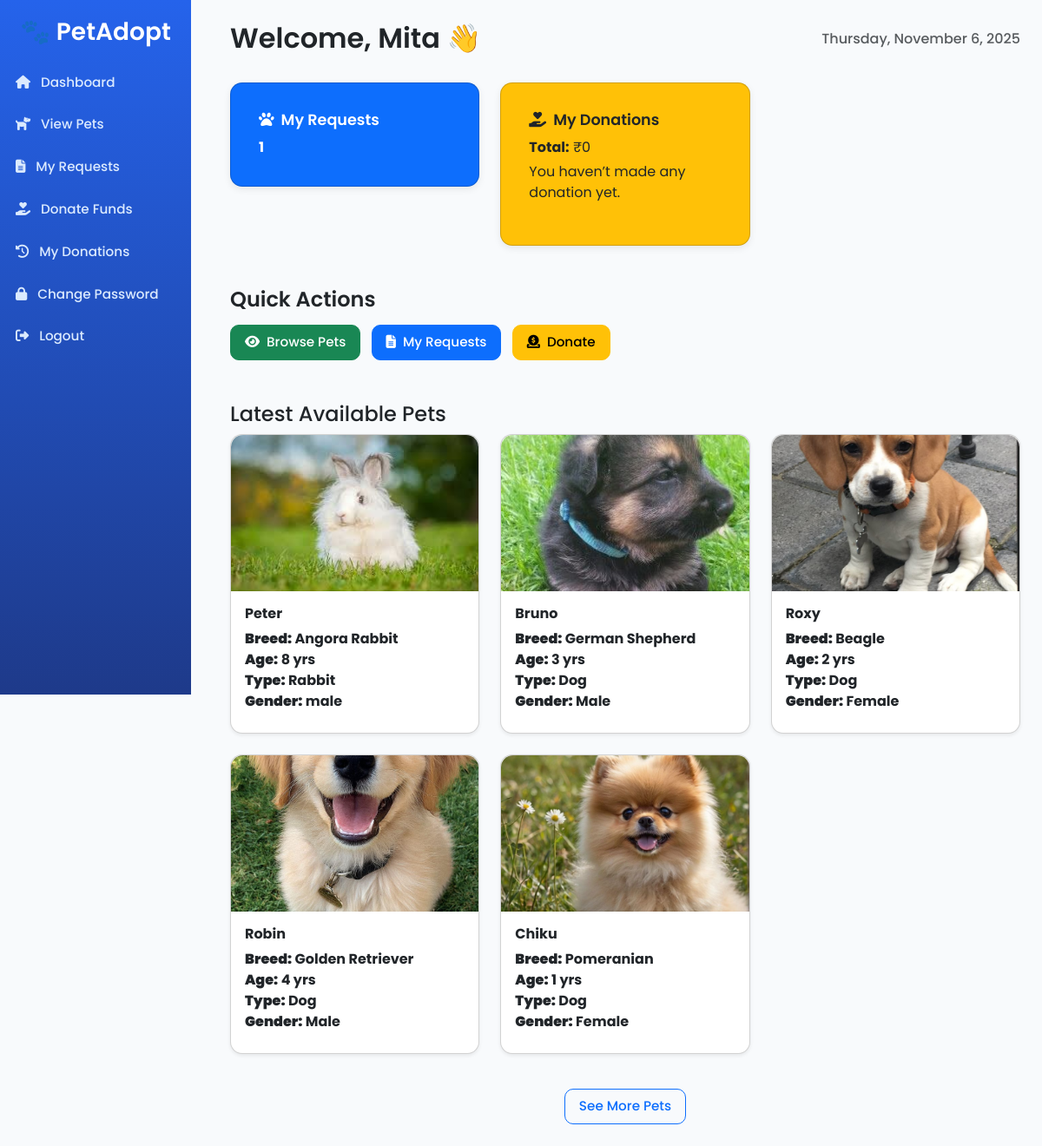
/dashboard.php (signed in), run on the app's committed database.
### tables this page shows
CREATE TABLE `pets` (
  `pet_id` int(11) NOT NULL,
  `name` varchar(100) NOT NULL,
  `type` varchar(50) DEFAULT NULL,
  `breed` varchar(100) DEFAULT NULL,
  `age` int(11) DEFAULT NULL,
  `gender` varchar(10) DEFAULT NULL,
  `price` decimal(10,2) DEFAULT 0.00,
  `description` text DEFAULT NULL,
  `image` varchar(255) DEFAULT NULL,
  `status` varchar(20) DEFAULT 'available',
  `added_on` timestamp NOT NULL DEFAULT current_timestamp()
);

### dashboard.php (the view, shortened to what this page needs)
<?php
include 'includes/config.php';
$user_id = $_SESSION['user_id'];
$name = $_SESSION['name'];
$reqQuery = $conn->query("SELECT COUNT(*) AS total FROM adoption_requests WHERE user_id=$user_id");
$my_requests = $reqQuery->fetch_assoc()['total'];
$stmt = $conn->prepare("SELECT SUM(amount) as total FROM donations WHERE user_id = ?");
$stmt->bind_param("i", $user_id);
$stmt->execute();
$total_donations = $stmt->get_result()->fetch_assoc()['total'] ?? 0;
$stmt2 = $conn->prepare("SELECT amount, donation_type, created_at
                         FROM donations
                         WHERE user_id = ?
                         ORDER BY created_at DESC LIMIT 1");
$stmt2->bind_param("i", $user_id);
$stmt2->execute();
$latest = $stmt2->get_result()->fetch_assoc();
?>
<!DOCTYPE html>
<html lang="en">
<head>
    <link href="https://cdn.jsdelivr.net/npm/bootstrap@5.3.0/dist/css/bootstrap.min.css" rel="stylesheet">
    <link href="https://cdnjs.cloudflare.com/ajax/libs/font-awesome/6.5.0/css/all.min.css" rel="stylesheet">
</head>
<body>
    <div class="sidebar">
        <h3 class="text-center">🐾 PetAdopt</h3>
        <a href="dashboard.php"><i class="fa fa-home me-2"></i> Dashboard</a>
        <a href="view_pets.php"><i class="fa fa-dog me-2"></i> View Pets</a>
        <a href="my_requests.php"><i class="fa fa-file-alt me-2"></i> My Requests</a>
        <a href="donate.php"><i class="fa fa-hand-holding-heart me-2"></i> Donate Funds</a>
        <a href="donation_history.php"><i class="fa fa-history me-2"></i> My Donations</a>
        <a href="change_password.php"><i class="fa fa-lock me-2"></i> Change Password</a>
        <a href="logout.php"><i class="fa fa-sign-out-alt me-2"></i> Logout</a>
    </div>
    <div class="content">
        <div class="d-flex justify-content-between align-items-center mb-4">
            <h2 class="fw-semibold">Welcome, <?php echo $name; ?> 👋</h2>
            <h6 class="text-muted"><?php echo date('l, F j, Y'); ?></h6>
        </div>
        <div class="row g-4">
            <div class="col-md-4">
                <div class="card text-white bg-primary p-3">
                    <div class="card-body">
                        <h5 class="card-title"><i class="fa fa-paw me-2"></i>My Requests</h5>
                        <p class="card-text"><?php echo $my_requests; ?></p>
                    </div>
                </div>
            </div>
            <div class="col-md-4">
                <div class="card text-dark bg-warning p-3">
                    <div class="card-body">
                        <h5 class="card-title"><i class="fa fa-hand-holding-heart me-2"></i>My Donations</h5>
                        <p class="mb-1"><strong>Total:</strong> ₹<?php echo $total_donations; ?></p>
                        <?php if ($latest): ?>
                            <p class="mb-1"><strong>Last:</strong> ₹<?php echo $latest['amount']; ?> (<?php echo $latest['donation_type']; ?>)</p>
                            <small class="text-muted">on <?php echo date("d M Y, h:i A", strtotime($latest['created_at'])); ?></small>
                        <?php else: ?>
                            <p>You haven’t made any donation yet.</p>
                        <?php endif; ?>
                    </div>
                </div>
            </div>
        </div>
        <div class="quick-actions mt-5">
            <h4>Quick Actions</h4>
            <a href="view_pets.php" class="btn btn-success me-2"><i class="fa fa-eye me-1"></i> Browse Pets</a>
            <a href="my_requests.php" class="btn btn-primary me-2"><i class="fa fa-file-alt me-1"></i> My Requests</a>
            <a href="donate.php" class="btn btn-warning"><i class="fa fa-donate me-1"></i> Donate</a>
        </div>
        <div class="mt-5">
            <h4>Latest Available Pets</h4>
            <div class="row">
                <?php
                $result = $conn->query("SELECT * FROM pets WHERE status='available' ORDER BY added_on DESC LIMIT 5");
                if ($result->num_rows > 0) {
                    while ($pet = $result->fetch_assoc()) {
                ?>
                <div class="col-md-4 mb-4">
                    <div class="card h-100 shadow-sm pet-card">
                        <img src="assets/images/pet-uploads/<?php echo $pet['image']; ?>" class="card-img-top" height="180" style="object-fit:cover;" alt="Pet Image">
                        <div class="card-body">
                            <h6 class="fw-bold"><?php echo $pet['name']; ?></h6>
                            <p class="card-text small mb-2">
                                <strong>Breed:</strong> <?php echo $pet['breed']; ?><br>
                                <strong>Age:</strong> <?php echo $pet['age']; ?> yrs<br>
                                <strong>Type:</strong> <?php echo $pet['type']; ?><br>
                                <strong>Gender:</strong> <?php echo $pet['gender']; ?>
                            </p>
                        </div>
                    </div>
                </div>
                <?php } } else { ?>
                    <p class="alert alert-info">No pets available right now.</p>
                <?php } ?>
            </div>
            <div class="text-center mt-3">
                <a href="view_pets.php" class="btn btn-outline-primary">See More Pets</a>
            </div>
        </div>
    </div>
</body>
</html>

### dashboard.php (style rules this page uses)
body { background-color: #f8fafc; font-family: 'Poppins', sans-serif; }
.sidebar { height: 100vh; background: linear-gradient(180deg, #2563eb, #1e3a8a); color: white; padding-top: 20px; position: fixed; width: 220px; }
.sidebar h3 { font-weight: 600; margin-bottom: 20px; }
.sidebar a { color: #dbeafe; display: block; padding: 10px 18px; text-decoration: none; margin-bottom: 6px; border-radius: 8px; transition: 0.3s; font-weight: 500; font-size: 0.95rem; }
.content { margin-left: 240px; padding: 25px; }
.card { border-radius: 14px; box-shadow: 0 3px 8px rgba(0,0,0,0.08); }
.card h5 { font-weight: 600; font-size: 1.1rem; }
.card-text { font-size: 1rem; font-weight: bold; margin: 0; }
.quick-actions h4 { font-weight: 600; margin-bottom: 15px; }
.btn { border-radius: 10px; font-weight: 500; padding: 8px 16px; font-size: 0.95rem; }
.pet-card img { border-top-left-radius: 14px; border-top-right-radius: 14px; }

### data on the page
pets: image (picture), name "Peter", breed "Angora Rabbit", age "8", type "Rabbit", gender "male"
pets: image (picture), name "Bruno", breed "German Shepherd", age "3", type "Dog", gender "Male"
pets: image (picture), name "Roxy", breed "Beagle", age "2", type "Dog", gender "Female"
pets: image (picture), name "Robin", breed "Golden Retriever", age "4", type "Dog", gender "Male"
pets: image (picture), name "Chiku", breed "Pomeranian", age "1", type "Dog", gender "Female"

### other printed values
$name "Mita"
$my_requests "1"
$total_donations "0"
